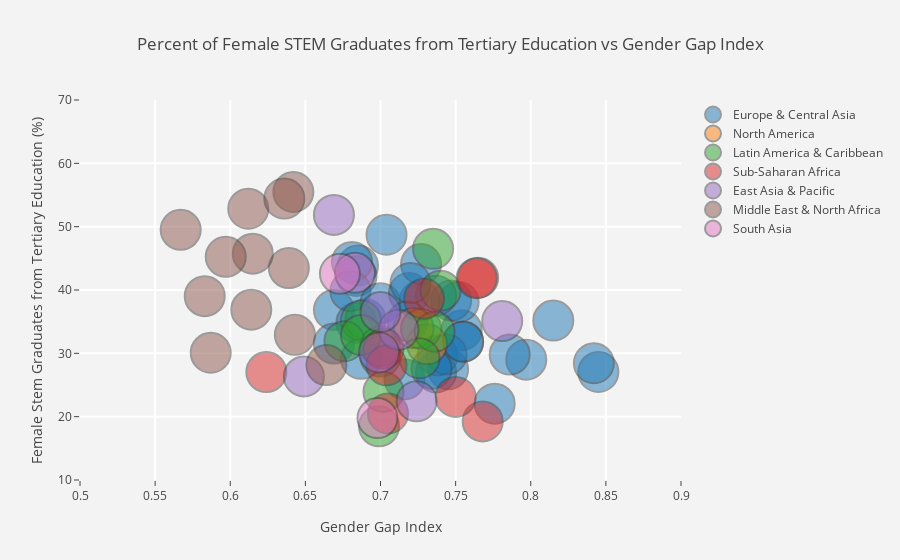

Notebook code for this chart:
### Code cell
trace0 = go.Scatter(
    x=df_2016['2016_gendergap'][df_2016['Region'] == 'Europe & Central Asia'],
    y=df_2016['2016_stem'][df_2016['Region'] == 'Europe & Central Asia'],
    mode='markers',
    name='Europe & Central Asia',
    text=df_2016['Country Name_x'][df_2016['Region'] == 'Europe & Central Asia'],
    marker=dict(
        size=40,
        opacity=0.5,
        line=dict(
            width=2
        ),
        
    )
)

trace1 = go.Scatter(
    x=df_2016['2016_gendergap'][df_2016['Region'] == 'North America'],
    y=df_2016['2016_stem'][df_2016['Region'] == 'North America'],
    mode='markers',
    name='North America',
    text=df_2016['Country Name_x'][df_2016['Region'] == 'North America'],
    marker=dict(
        size=40,
        opacity=0.5,
        line=dict(
            width=2
        ),
        
    )
)

trace2 = go.Scatter(
    x=df_2016['2016_gendergap'][df_2016['Region'] == 'Latin America & Caribbean'],
    y=df_2016['2016_stem'][df_2016['Region'] == 'Latin America & Caribbean'],
    mode='markers',
    name='Latin America & Caribbean',
    text=df_2016['Country Name_x'][df_2016['Region'] == 'Latin America & Caribbean'],
    marker=dict(
        size=40,
        opacity=0.5,
        line=dict(
            width=2
        ),
        
    )
)

trace3 = go.Scatter(
    x=df_2016['2016_gendergap'][df_2016['Region'] == 'Sub-Saharan Africa'],
    y=df_2016['2016_stem'][df_2016['Region'] == 'Sub-Saharan Africa'],
    mode='markers',
    name='Sub-Saharan Africa',
    text=df_2016['Country Name_x'][df_2016['Region'] == 'Sub-Saharan Africa'],
    marker=dict(
        size=40,
        opacity=0.5,
        line=dict(
            width=2
        ),
        
    )
)

trace4 = go.Scatter(
    x=df_2016['2016_gendergap'][df_2016['Region'] == 'East Asia & Pacific'],
    y=df_2016['2016_stem'][df_2016['Region'] == 'East Asia & Pacific'],
    mode='markers',
    name='East Asia & Pacific',
    text=df_2016['Country Name_x'][df_2016['Region'] == 'East Asia & Pacific'],
    marker=dict(
        size=40,
        opacity=0.5,
        line=dict(
            width=2
        ),
        
    )
)
trace5 = go.Scatter(
    x=df_2016['2016_gendergap'][df_2016['Region'] == 'Middle East & North Africa'],
    y=df_2016['2016_stem'][df_2016['Region'] == 'Middle East & North Africa'],
    mode='markers',
    name='Middle East & North Africa',
    text=df_2016['Country Name_x'][df_2016['Region'] == 'Middle East & North Africa'],
    marker=dict(
        size=40,
        opacity=0.5,
        line=dict(
            width=2
        ),
        
    )
)
trace6 = go.Scatter(
    x=df_2016['2016_gendergap'][df_2016['Region'] == 'South Asia'],
    y=df_2016['2016_stem'][df_2016['Region'] == 'South Asia'],
    mode='markers',
    name='South Asia',
    text=df_2016['Country Name_x'][df_2016['Region'] == 'South Asia'],
    marker=dict(
        size=40,
        opacity=0.5,
        line=dict(
            width=2
        ),
        
    )
)



data=[trace0,trace1,trace2,trace3,trace4,trace5,trace6]

layout = go.Layout(
    title='Percent of Female STEM Graduates from Tertiary Education vs Gender Gap Index',
    xaxis=dict(
        title='Gender Gap Index',
        gridcolor='rgb(255, 255, 255)',
        range=[0.5, 0.9],
        zerolinewidth=1,
        ticklen=5,
        gridwidth=2,
    ),
    yaxis=dict(
        title='Female Stem Graduates from Tertiary Education (%)',
        gridcolor='rgb(255, 255, 255)',
        range=[10,70],
        zerolinewidth=1,
        ticklen=5,
        gridwidth=2,
    ),
    paper_bgcolor='rgb(243, 243, 243)',
    plot_bgcolor='rgb(243, 243, 243)',
)
fig=go.Figure(data=data,layout=layout)
py.offline.iplot(fig)

### Figure 1 — Plotly figure (JSON) as saved in the notebook; plotly's stock layout.template omitted (floating-point values rounded to 4 significant figures)
{"data": [{"marker": {"line": {"width": 2}, "opacity": 0.5, "size": 40}, "mode": "markers", "name": "Europe & Central Asia", "text": ["Albania", "Armenia", "Austria", "Azerbaijan", "Belgium", "Bulgaria", "Bosnia and Herzegovina", "Belarus", "Switzerland", "Cyprus", "Czech Republic", "Denmark", "Spain", "Estonia", "Finland", "France", "United Kingdom", "Georgia", "Greece", "Croatia", "Hungary", "Ireland", "Italy", "Kazakhstan", "Kyrgyz Republic", "Lithuania", "Luxembourg", "Latvia", "Norway", "Poland", "Portugal", "Serbia", "Slovenia", "Sweden", "Ukraine"], "type": "scatter", "uid": "3578d142-c988-4ac1-84f8-fe976286e722", "x": [0.704, 0.669, 0.716, 0.684, 0.745, 0.726, 0.685, 0.737, 0.776, 0.684, 0.69, 0.754, 0.738, 0.747, 0.845, 0.755, 0.752, 0.681, 0.68, 0.7, 0.669, 0.797, 0.719, 0.718, 0.687, 0.744, 0.734, 0.755, 0.842, 0.727, 0.737, 0.72, 0.786, 0.815, 0.7], "y": [48.72, 36.84, 25.9, 34.84, 27.48, 38.26, 43.87, 26.97, 22.05, 42.23, 35.38, 33.65, 29.68, 38.33, 27.06, 31.81, 38.1, 44.43, 39.82, 37.92, 31.54, 29.0, 39.52, 35.06, 29.13, 29.82, 27.57, 31.87, 28.44, 44.09, 39.11, 41.1, 29.8, 35.17, 29.49]}, {"marker": {"line": {"width": 2}, "opacity": 0.5, "size": 40}, "mode": "markers", "name": "North America", "text": ["Canada", "United States"], "type": "scatter", "uid": "a6cd7896-9949-411a-a567-9ce1b0de28a4", "x": [0.731, 0.722], "y": [31.43, 33.99]}, {"marker": {"line": {"width": 2}, "opacity": 0.5, "size": 40}, "mode": "markers", "name": "Latin America & Caribbean", "text": ["Argentina", "Brazil", "Chile", "Colombia", "Costa Rica", "Cuba", "Dominican Republic", "Ecuador", "Mexico", "Peru", "El Salvador"], "type": "scatter", "uid": "66ae2c3c-2812-4441-964d-3a95c0131eb7", "x": [0.735, 0.687, 0.699, 0.727, 0.736, 0.74, 0.676, 0.726, 0.7, 0.687, 0.702], "y": [46.5, 35.2, 18.47, 33.88, 33.43, 39.89, 31.91, 29.23, 31.13, 32.89, 23.9]}, {"marker": {"line": {"width": 2}, "opacity": 0.5, "size": 40}, "mode": "markers", "name": "Sub-Saharan Africa", "text": ["Burundi", "Cabo Verde", "Ghana", "Kenya", "Madagascar", "Mozambique", "Mauritania", "Namibia", "South Africa"], "type": "scatter", "uid": "f39a88a6-8f64-4566-a097-0225d3c68e4f", "x": [0.768, 0.729, 0.705, 0.702, 0.704, 0.75, 0.624, 0.765, 0.764], "y": [19.25, 38.61, 20.51, 30.73, 28.11, 23.12, 27.04, 41.93, 41.86]}, {"marker": {"line": {"width": 2}, "opacity": 0.5, "size": 40}, "mode": "markers", "name": "East Asia & Pacific", "text": ["Brunei Darussalam", "Korea, Rep.", "Lao PDR", "New Zealand", "Singapore", "Thailand", "Vietnam"], "type": "scatter", "uid": "21d101c5-5fdb-4d37-9dfd-54038573e705", "x": [0.669, 0.649, 0.724, 0.781, 0.712, 0.699, 0.7], "y": [51.86, 26.36, 22.43, 35.1, 33.72, 30.14, 36.51]}, {"marker": {"line": {"width": 2}, "opacity": 0.5, "size": 40}, "mode": "markers", "name": "Middle East & North Africa", "text": ["United Arab Emirates", "Bahrain", "Algeria", "Egypt, Arab Rep.", "Iran, Islamic Rep.", "Morocco", "Malta", "Oman", "Qatar", "Saudi Arabia", "Syrian Arab Republic", "Tunisia"], "type": "scatter", "uid": "b4312975-9275-46f4-ad71-530bc3c64035", "x": [0.639, 0.615, 0.642, 0.614, 0.587, 0.597, 0.664, 0.612, 0.643, 0.583, 0.567, 0.636], "y": [43.46, 45.74, 55.47, 36.9, 30.09, 45.25, 28.14, 52.84, 32.92, 39.03, 49.51, 54.44]}, {"marker": {"line": {"width": 2}, "opacity": 0.5, "size": 40}, "mode": "markers", "name": "South Asia", "text": ["Bangladesh", "India", "Sri Lanka"], "type": "scatter", "uid": "eb459f94-8719-40ba-916c-51b706dd150a", "x": [0.698, 0.683, 0.673], "y": [19.78, 42.72, 42.56]}], "layout": {"paper_bgcolor": "rgb(243, 243, 243)", "plot_bgcolor": "rgb(243, 243, 243)", "title": "Percent of Female STEM Graduates from Tertiary Education vs Gender Gap Index", "xaxis": {"gridcolor": "rgb(255, 255, 255)", "gridwidth": 2, "range": [0.5, 0.9], "ticklen": 5, "title": "Gender Gap Index", "zerolinewidth": 1}, "yaxis": {"gridcolor": "rgb(255, 255, 255)", "gridwidth": 2, "range": [10, 70], "ticklen": 5, "title": "Female Stem Graduates from Tertiary Education (%)", "zerolinewidth": 1}}}
